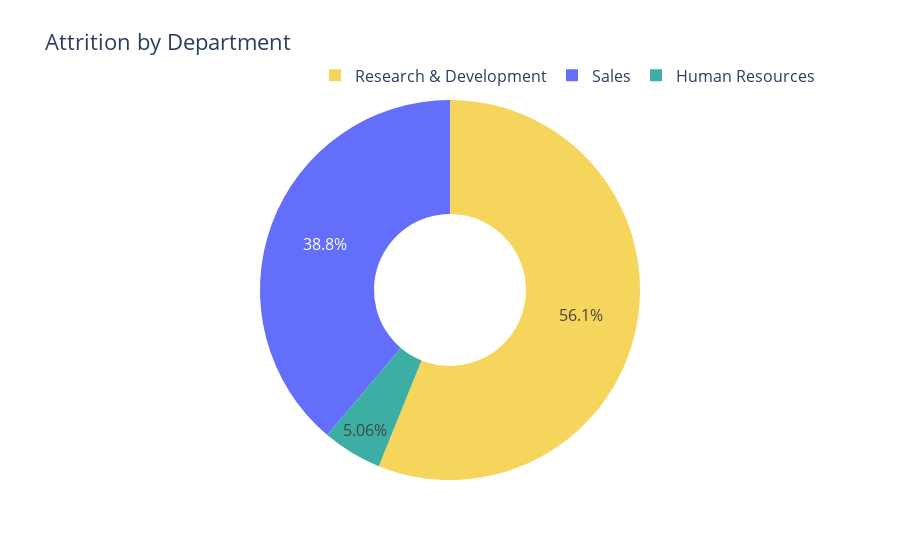

The notebook cell this image was saved under:
### Markdown cell above
# Calculate the count of attrition by Department

### Code cell
# Calculate the count of attrition by department
attrition_by = attr_df.groupby(['Department']).size().reset_index(name='Count')

# Create a donut chart
fig = go.Figure(data=[go.Pie(
    labels=attrition_by['Department'],
    values=attrition_by['Count'],
    hole=0.4,
    marker=dict(colors=['#3CAEA3', '#F6D55C']),
    textposition='inside'
)])

# Update the layout
fig.update_layout(title='Attrition by Department', font=dict(size=16), legend=dict(
    orientation="h", yanchor="bottom", y=1.02, xanchor="right", x=1
))

# Show the chart()
fig.show()

### Figure 1 — Plotly figure (JSON) as saved in the notebook; plotly's stock layout.template omitted (floating-point values rounded to 4 significant figures)
{"data": [{"hole": 0.4, "labels": ["Human Resources", "Research & Development", "Sales"], "marker": {"colors": ["#3CAEA3", "#F6D55C"]}, "textposition": "inside", "type": "pie", "values": [12, 133, 92]}], "layout": {"font": {"size": 16}, "legend": {"orientation": "h", "x": 1, "xanchor": "right", "y": 1.02, "yanchor": "bottom"}, "title": {"text": "Attrition by Department"}}}
